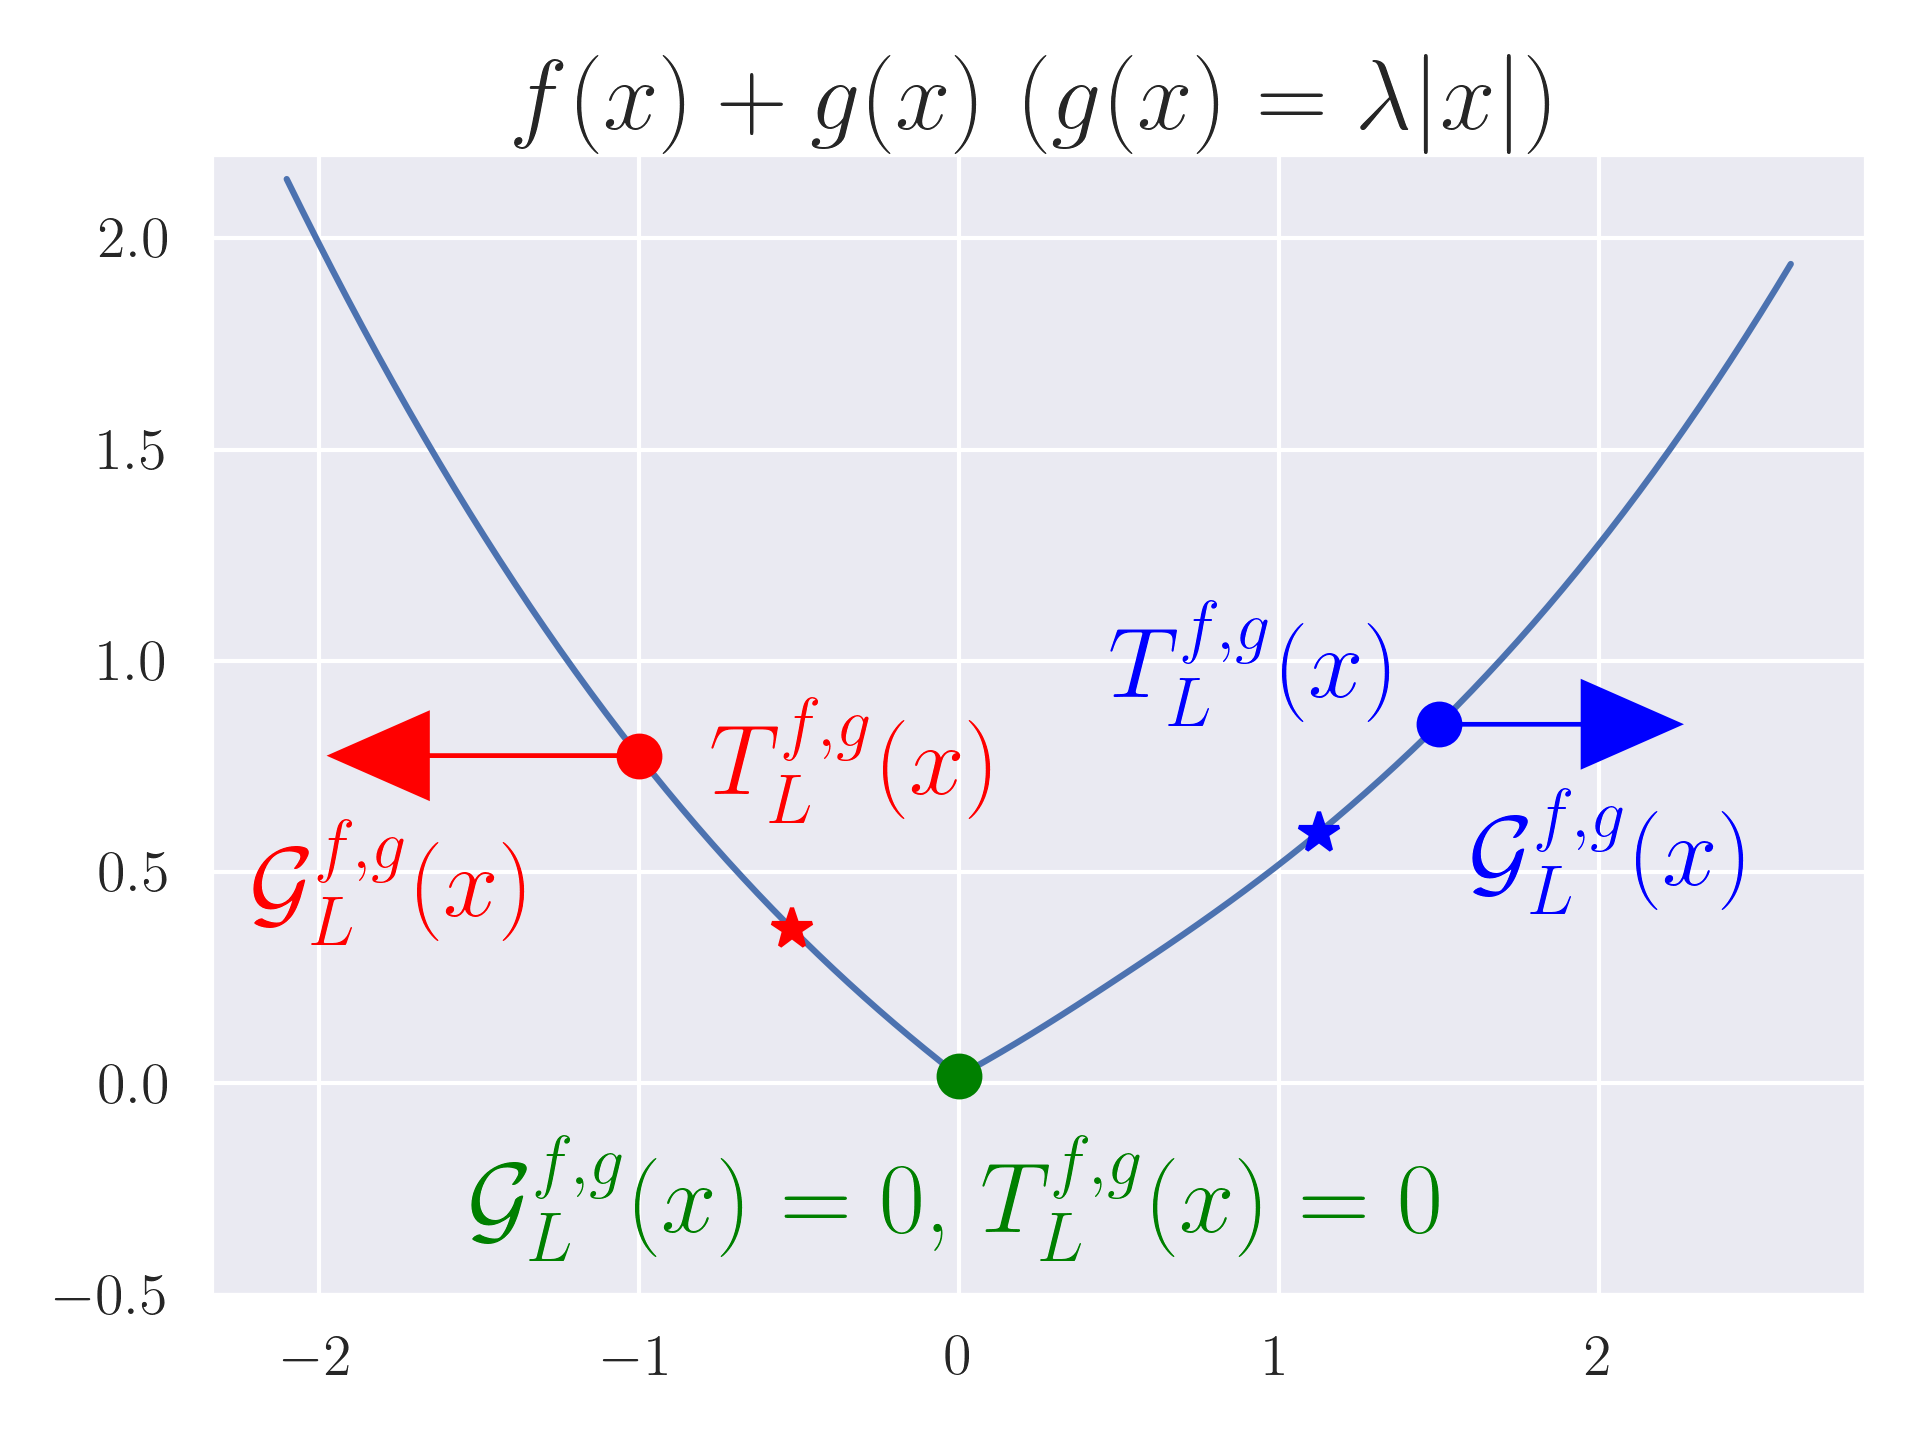

This figure's Python source:
import os
import numpy as np
import matplotlib.pyplot as plt
import seaborn as sns


def f(x):
    return 0.1 * np.pow(np.abs(x - 0.5), 2.5)


def grad_f(x):
    return 0.25 * np.sign(x - 0.5) * np.pow(np.abs(x - 0.5), 1.5)


def g(x, lam):
    return lam * np.abs(x)


def prox_g(x, lam):
    """Proximal operator for g(x) = lambda * |x| (soft thresholding)."""
    return np.sign(x) * np.maximum(np.abs(x) - lam, 0)


def proximal_gradient_operator(x, ell, lam):
    return prox_g(x - (1 / ell) * grad_f(x), lam / ell)


def gradient_mapping(x, ell, lam):
    return ell * (x - proximal_gradient_operator(x, ell, lam))


def main():
    sns.set()
    plt.rcParams["axes.labelsize"] = 14
    plt.rcParams["xtick.labelsize"] = 14
    plt.rcParams["ytick.labelsize"] = 14

    plt.rcParams["text.usetex"] = True
    plt.rcParams["font.family"] = "serif"

    ell = 2.0
    lam = 0.5
    xs_all = np.linspace(-2.1, 2.6, 100)
    ys_all = [f(x) + g(x, lam) for x in xs_all]
    plt.plot(xs_all, ys_all)

    xs = [-1, 0, 1.5]
    colors = ["red", "green", "blue"]
    for x, color in zip(xs, colors):
        y = f(x) + g(x, lam)
        plt.scatter(x, y, color=color, marker="o", s=100, label=None, zorder=3)

        # proximal_gradient_operator
        x_pgo = proximal_gradient_operator(x, ell, lam)
        y_pgo = f(x_pgo) + g(x_pgo, lam)
        plt.plot(x_pgo, y_pgo, color=color, marker="*", ms=10, zorder=2)
        print(x_pgo, y_pgo)
        if color == "red":
            plt.text(
                x_pgo + 0.2,
                y_pgo + 0.4,
                r"$T_L^{f,g}(x)$",
                color=color,
                ha="center",
                va="center",
                fontsize=24,
            )
        elif color == "blue":
            plt.text(
                x_pgo - 0.2,
                y_pgo + 0.4,
                r"$T_L^{f,g}(x)$",
                color=color,
                ha="center",
                va="center",
                fontsize=24,
            )

        # gradient_mapping
        x_gm = gradient_mapping(x, ell, lam)
        plt.arrow(x, y, x_gm, 0, color=color, head_width=0.2, length_includes_head=True)
        if color == "red":
            plt.text(
                x + x_gm + 0.2,
                y - 0.3,
                r"$\mathcal{G}_L^{f,g}(x)$",
                color=color,
                ha="center",
                va="center",
                fontsize=24,
            )
        elif color == "blue":
            plt.text(
                x + x_gm - 0.2,
                y - 0.3,
                r"$\mathcal{G}_L^{f,g}(x)$",
                color=color,
                ha="center",
                va="center",
                fontsize=24,
            )

        if color == "green":
            plt.text(
                x_pgo,
                -0.35,
                r"$\mathcal{G}_L^{f,g}(x)=0$, $T_L^{f,g}(x)=0$",
                color=color,
                ha="center",
                fontsize=24,
            )

    plt.title(r"$f(x) + g(x)$ $(g(x)=\lambda |x|)$", fontsize=24)
    plt.ylim(-0.5, 2.2)
    plt.tight_layout()
    plt.savefig(os.path.join(os.path.dirname(__file__), "gradientMapping.png"), dpi=300)


if __name__ == "__main__":
    main()
